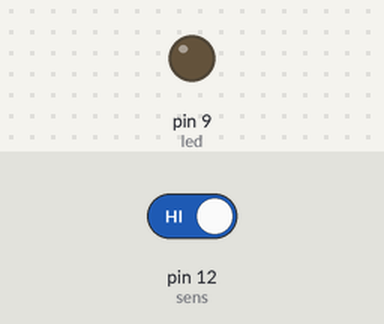
This sketch was run on a simulated Arduino Uno, built with avr-gcc and run on an emulated ATmega328P. Shown: output pins drawn as LEDs (lit = HIGH). The test bench sets the inputs (shaded band); at power-on: pin 12 (sens) HIGH. Pins used as bus, display or sensor lines are not drawn.

Above: at 1.2 s.
1.3 s: pin 12 (sens) driven LOW
At 2.3 s:
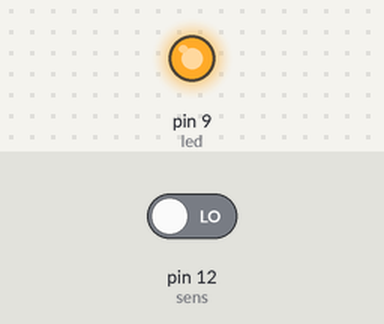
2.8 s: pin 12 (sens) driven HIGH
At 3.4 s:
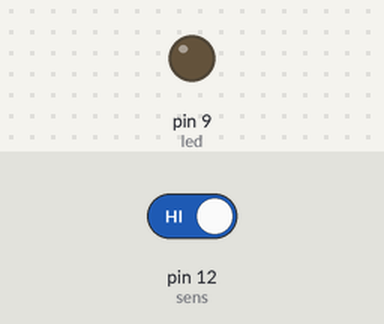
Timing chart, 0 to 5.8 s (numbered marks = the images above; inputs shaded):
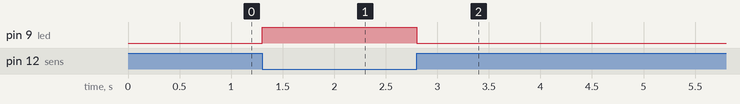

Measured:
- after the input at 1.3 s, pin 9 (led): LOW → HIGH at once
- after the input at 2.8 s, pin 9 (led): HIGH → LOW at once

The sketch:

sketch_jan30a.ino
```cpp
int vcc = 13;
int led = 9;
int sens = 12;
void setup()

{
  // put your setup code here, to run once:
  pinMode(vcc, OUTPUT);
  pinMode(led, OUTPUT);
  pinMode(sens, INPUT);

  digitalWrite(vcc, HIGH);

}

void loop() {
  // put your main code here, to run repeatedly:
  int k = digitalRead(sens);
  if(k == 0){
    digitalWrite(led, HIGH);
  } else {
    digitalWrite(led, LOW);
  }
}
```
